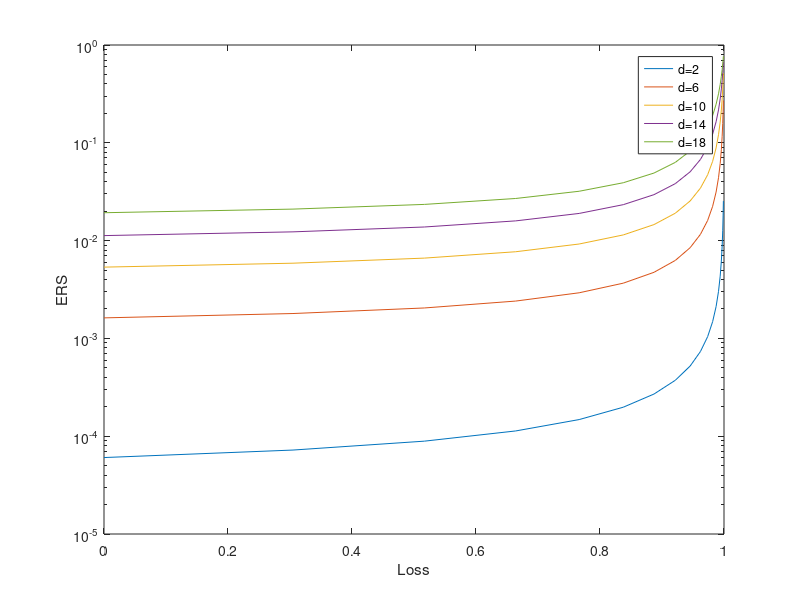

This chart was generated by the following MATLAB code:
clear;clf;
load('ERSLoss20121113.mat');

semilogy(los,errloss');
%save('ErsLoss_20121109','Py0x');
legend('d=2','d=6','d=10','d=14','d=18')
xlabel('Loss')
ylabel('ERS')